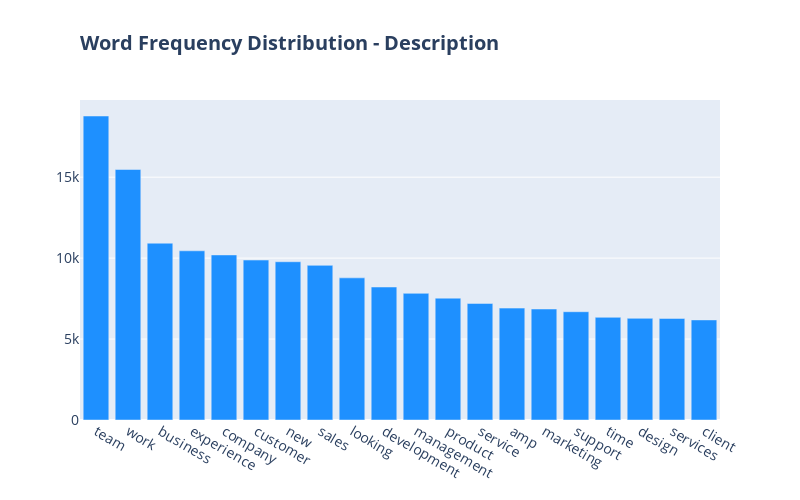

Notebook code for this chart:
### Markdown cell above
## Description

### Code cell
frequency = count_word_frequency(df['description'],'Description')

### Figure 1 — Plotly figure (JSON) as saved in the notebook; plotly's stock layout.template omitted (floating-point values rounded to 4 significant figures)
{"data": [{"marker": {"color": "#1E90FF"}, "type": "bar", "x": ["team", "work", "business", "experience", "company", "customer", "new", "sales", "looking", "development", "management", "product", "service", "amp", "marketing", "support", "time", "design", "services", "client"], "y": [18779, 15474, 10922, 10452, 10197, 9881, 9776, 9553, 8780, 8216, 7825, 7527, 7200, 6911, 6856, 6688, 6343, 6281, 6273, 6182]}], "layout": {"font": {"size": 14}, "height": 500, "title": {"text": "<b>Word Frequency Distribution - Description</b>", "x": 0.1}, "width": 800}}
